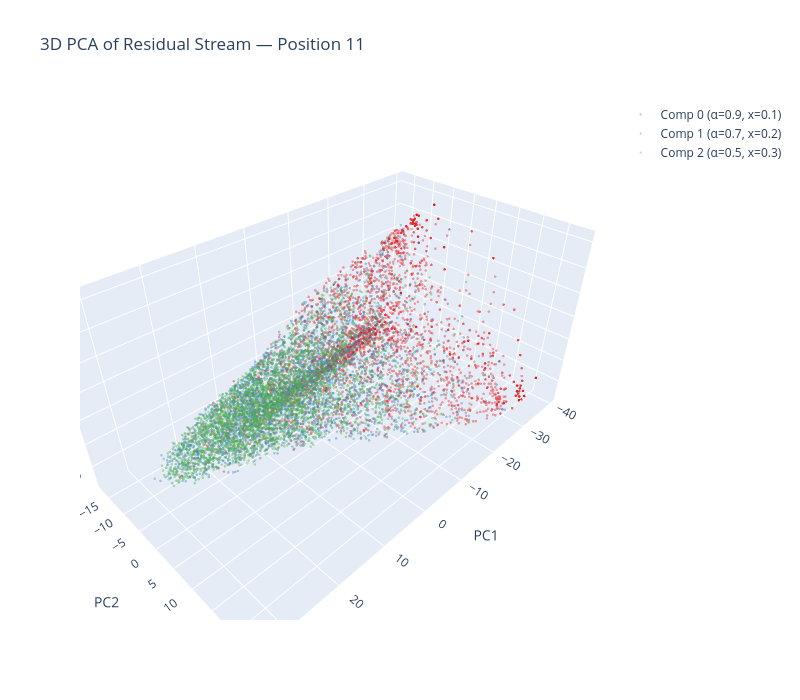

Notebook source saved alongside this figure:
### Code cell
import plotly.graph_objects as go

# 3D PCA at last position, colored by component
pos = T - 1
pca3 = PCA(n_components=3)
X_3d = pca3.fit_transform(act[:, pos, :])
print(f'Top 3 PCs explain {pca3.explained_variance_ratio_[:3].sum()*100:.1f}% of variance at position {pos}')

color_map = {0: '#e41a1c', 1: '#377eb8', 2: '#4daf4a'}
fig = go.Figure()
for k in range(3):
    mask = comp_ids == k
    fig.add_trace(go.Scatter3d(
        x=X_3d[mask, 0], y=X_3d[mask, 1], z=X_3d[mask, 2],
        mode='markers', marker=dict(size=1.5, color=color_map[k], opacity=0.4),
        name=comp_names[k],
    ))
fig.update_layout(
    title=f'3D PCA of Residual Stream — Position {pos}',
    scene=dict(xaxis_title='PC1', yaxis_title='PC2', zaxis_title='PC3'),
    width=800, height=700,
)
fig.show()

### Figure 1 — Plotly figure (JSON) as saved in the notebook; plotly's stock layout.template omitted (floating-point values rounded to 4 significant figures; data arrays with more than 128 entries replaced by an {"elided": "..."} marker saying what was removed)
{"data": [{"marker": {"color": "#e41a1c", "opacity": 0.4, "size": 1.5}, "mode": "markers", "name": "Comp 0 (α=0.9, x=0.1)", "type": "scatter3d", "x": {"elided": "3291 float values"}, "y": {"elided": "3291 float values"}, "z": {"elided": "3291 float values"}}, {"marker": {"color": "#377eb8", "opacity": 0.4, "size": 1.5}, "mode": "markers", "name": "Comp 1 (α=0.7, x=0.2)", "type": "scatter3d", "x": {"elided": "3337 float values"}, "y": {"elided": "3337 float values"}, "z": {"elided": "3337 float values"}}, {"marker": {"color": "#4daf4a", "opacity": 0.4, "size": 1.5}, "mode": "markers", "name": "Comp 2 (α=0.5, x=0.3)", "type": "scatter3d", "x": {"elided": "3372 float values"}, "y": {"elided": "3372 float values"}, "z": {"elided": "3372 float values"}}], "layout": {"height": 700, "scene": {"xaxis": {"title": {"text": "PC1"}}, "yaxis": {"title": {"text": "PC2"}}, "zaxis": {"title": {"text": "PC3"}}}, "title": {"text": "3D PCA of Residual Stream — Position 11"}, "width": 800}}
